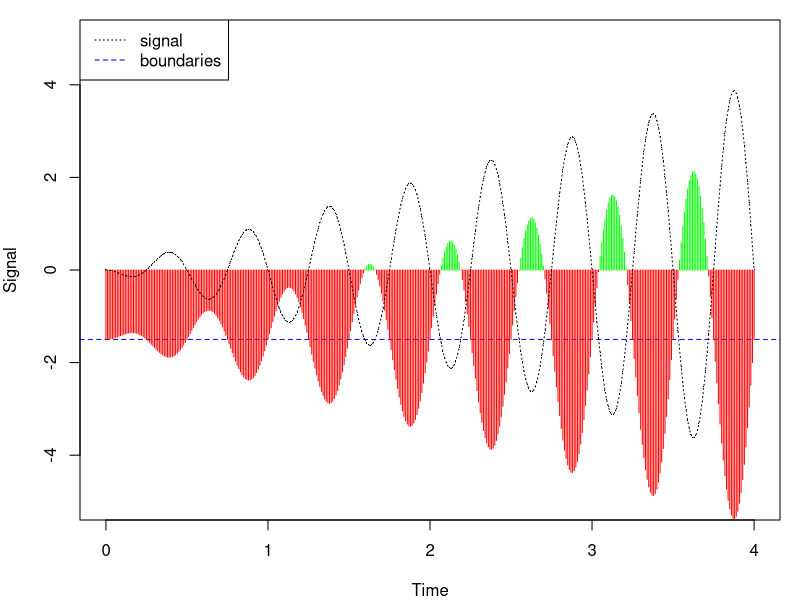
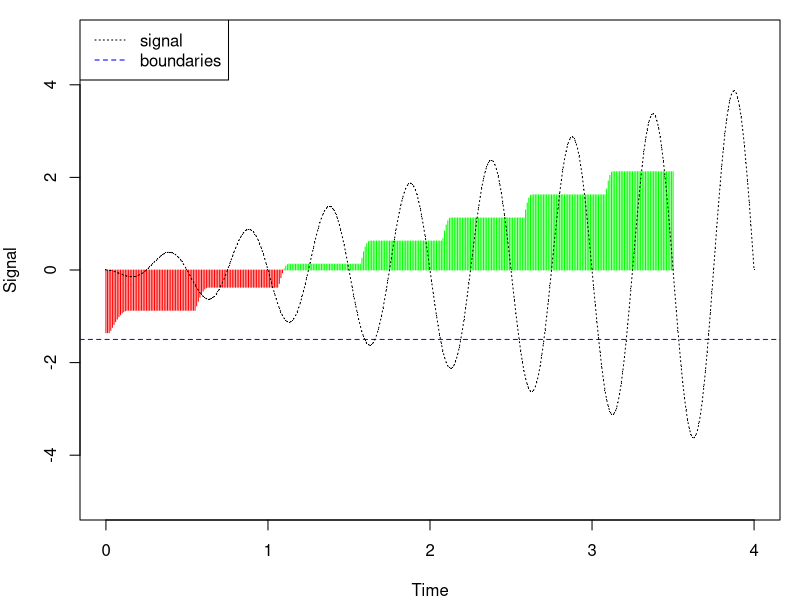

Reproduce these figures in R, in order.
mar <- c(4, 4, 1, 1)

limit <- 1.5
ylim <- 5
x <- seq(0, 4, 0.01)
y <- x * sin(4*pi*(x+1/4))
width <- 5
height <- 4
len <- length(x)

pdf("../images/robustness-example-leq-limit.pdf", width = width, height = height)
limitrob <- -limit - y
par(mar = mar)
plot(x, y, pch = ".", ylim = c(-ylim, ylim), xlab = "Time", ylab = "Signal")
abline(h = -limit, col="blue", lty=2)
legend("topleft", c("signal", "boundaries"), lty = c(3, 2), col = c("black", "blue"))
segments(x, rep(0, len), x, limitrob, col=ifelse(limitrob > 0, "green", "red"))
lines(x, y, lty = 3)
dev.off()

futurerob <- c()

for (i in 1:(len-50)) {
	futurerob <- c(futurerob, max(limitrob[i:(i+50)]))
}

pdf("../images/robustness-example-future.pdf", width = width, height = height)
par(mar = mar)
plot(x, y, pch = ".", ylim = c(-ylim, ylim), xlab = "Time", ylab = "Signal")
abline(h = -limit, col="blue", lty=2)
legend("topleft", c("signal", "boundaries"), lty = c(3, 2), col = c("black", "blue"))
segments(x[1:(len-50)], rep(0, len-50), x[1:(len-50)], futurerob, col=ifelse(futurerob > 0, "green", "red"))
lines(x, y, lty = 3)
dev.off()
